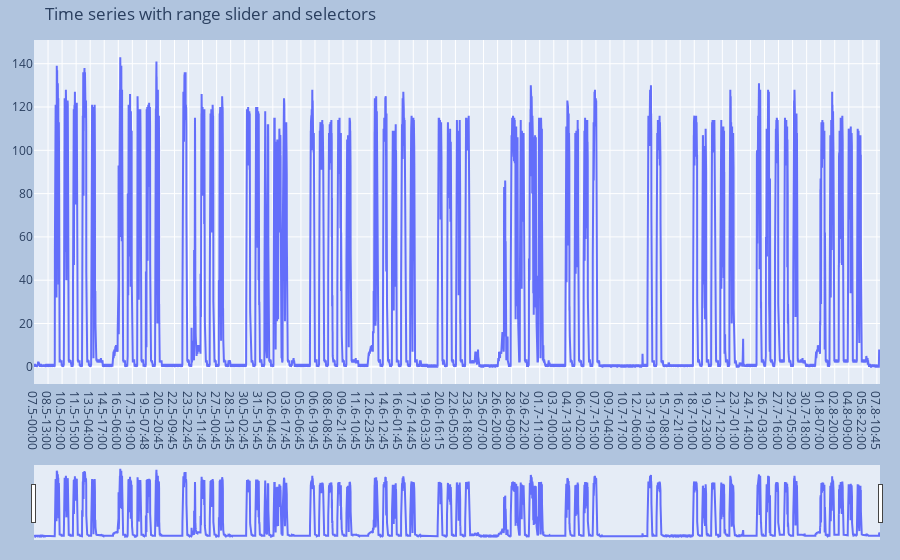

Here is the notebook cell this chart was saved with:
### Code cell
# kütüphaneleri ekleyelim
import numpy as np
import pandas as pd
import matplotlib.pyplot as plt
import plotly.graph_objects as go
from collections import Counter 

#Python da uyarıları kapatalım
import warnings 
warnings.filterwarnings("ignore")
#veriyi içeri aktaralım
veri = pd.read_excel("YkProfili-07082022191344.xlsx")

veri_date = veri["Profil Tarihi"]
veri_date1=veri_date.str.replace('.2022', '')
veri_date2 = veri_date1.str.slice(stop=-3)
i=0
for x in veri_date2:
    i=i+1
    
    if len(x)<10:
        veri_date2[i-1]="0"+x
veri_date2=veri_date2.str.replace(' ', '-')
#aktif endex işlemleri 
veri_rep=veri["Aktif Endeks"].str.replace(',', '')
veri_rep2=veri_rep.str.replace('.', '')
veri_rep2 = veri_rep2.astype(float)

#endeksler arası fark 15dk da bir yakılan enerji 
for i,x in enumerate(veri_rep2) :
    #print(i)
    if i>0:
        veri_rep[i]=x-veri_rep2[i-1]
    else:
        veri_rep[i]=0
        
# Create figure
fig = go.Figure()

fig.add_trace(
    go.Scatter(x=veri_date2, y=veri_rep))

# Set title
fig.update_layout(
    margin=dict(l=30, r=20, t=40, b=20),
        paper_bgcolor="LightSteelBlue",
    title_text="Time series with range slider and selectors"
)


# Add range slider
fig.update_layout(
    xaxis=dict(
        rangeselector=dict( ),
        rangeslider=dict(
            visible=True
        )
    )
)
        
veri_rep   

#fig = go.Figure(data=go.Scatter(x=veri_date, y=veri_rep))
fig.show()

### Figure 1 — Plotly figure (JSON) as saved in the notebook; plotly's stock layout.template omitted (floating-point values rounded to 4 significant figures; data arrays with more than 128 entries replaced by an {"elided": "..."} marker saying what was removed)
{"data": [{"type": "scatter", "x": {"elided": "8914 str values"}, "y": {"elided": "8914 int values"}}], "layout": {"margin": {"b": 20, "l": 30, "r": 20, "t": 40}, "paper_bgcolor": "LightSteelBlue", "title": {"text": "Time series with range slider and selectors"}, "xaxis": {"rangeslider": {"visible": true}}}}
